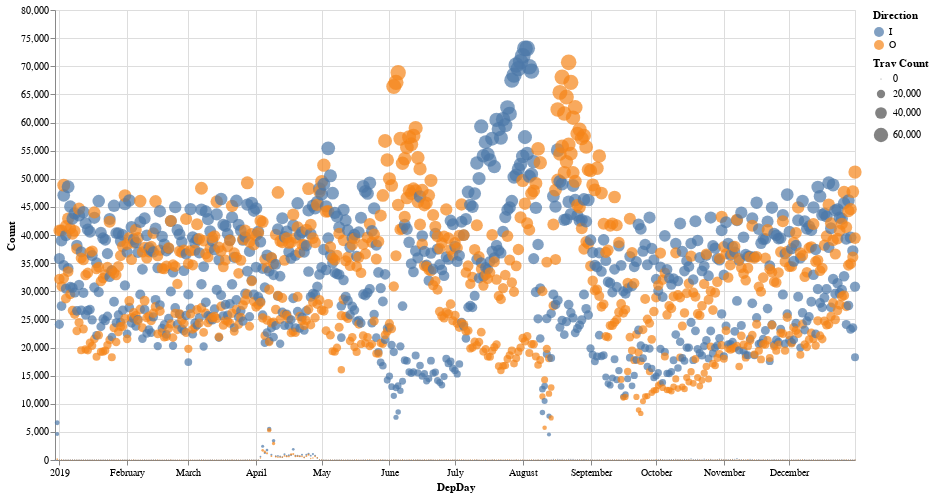

Notebook cell for this chart:
### Code cell
alt.Chart(trv_per_day).mark_circle().encode(
x='DepDay',
    y='Count',
    color='Direction',
    size=alt.Size('Count:Q',
         scale=alt.Scale(range=[1, 250]),
         legend=alt.Legend(title='Trav Count'))
).properties(
width=800,
    height=450
)

### Figure 1 — Vega-Lite specification as saved in the notebook (floating-point values rounded to 4 significant figures; data arrays with more than 128 entries replaced by an {"elided": "..."} marker saying what was removed)
{"config": {"view": {"continuousWidth": 400, "continuousHeight": 300}}, "data": {"name": "data-23e464d72840190b6120aefe4580c725"}, "mark": "circle", "encoding": {"color": {"type": "nominal", "field": "Direction"}, "size": {"type": "quantitative", "field": "Count", "legend": {"title": "Trav Count"}, "scale": {"range": [1, 250]}}, "x": {"type": "temporal", "field": "DepDay"}, "y": {"type": "quantitative", "field": "Count"}}, "height": 450, "width": 800, "$schema": "https://vega.github.io/schema/vega-lite/v4.8.1.json", "datasets": {"data-23e464d72840190b6120aefe4580c725": {"elided": "2196 records"}}}
